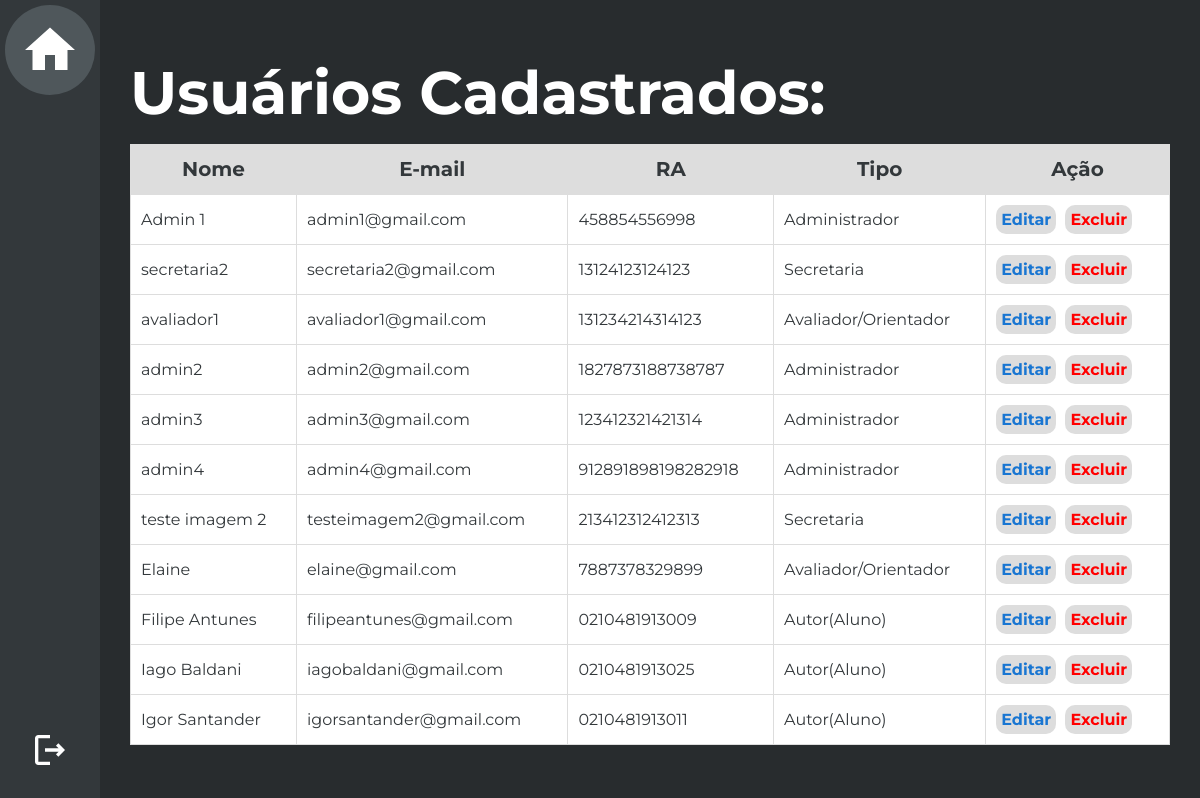
/Edição de usuário/Admin/UsuariosCadastrados.php?id=18 (signed in), run on the app's committed database.
### tables this page shows
CREATE TABLE `usuario` (
  `cod_usuario` smallint(4) NOT NULL,
  `nome` varchar(50) NOT NULL,
  `senha` varchar(32) NOT NULL,
  `cpf` varchar(50) NOT NULL DEFAULT '',
  `email` varchar(50) NOT NULL,
  `matricula` varchar(50) NOT NULL DEFAULT '',
  `tipo` int(11) NOT NULL DEFAULT 0,
  `curso` int(11) NOT NULL,
  `datacadastro` date DEFAULT NULL,
  `diretorio_imagem` varchar(70) NOT NULL
);

### Edição de usuário/Admin/UsuariosCadastrados.php (the view, shortened to what this page needs)
<?php
    include("../../conexao.php");
    $id_usuario = intval($_GET['id']);
    $sql_code = "SELECT * FROM usuario";
    $sql_query = $mysqli->query($sql_code) or die($mysqli->error);
    $linha = $sql_query->fetch_assoc();
?>
<html>
    <head>
        <link rel="stylesheet" type="text/css" href="../styleTabelaUsuarios.css"/>
    </head>
    <body>
        <aside>
            <div class="menu">
                <div class="menu-box home" id="home"><a href="javascript:history.back()">
                    <div class="home-img"> <img src="../../Imagens/home-white-18dp.svg" height="60px"/> </div>
                </a></div>
                <div class="menu-box" id="logout"><a href="../../logout.php">
                    <img src="../../Imagens/logout-white-18dp.svg" height="40px"/>
                </a></div>
            </div>
        </aside>
        <main>
            <div class="principal">
                <div class="filler"></div>
                <div class="container">
                    <h1>Usuários Cadastrados:</h1>
                    <table cellpadding=10>
                        <tr class=titulo>
                            <td>Nome</td>
                            <td>E-mail</td>
                            <td>RA</td>
                            <td>Tipo</td>
                            <td>Ação</td>
                        </tr>
                        <?php
                            do{
                        ?>
                        <tr>
                            <td><?php echo $linha['nome']; ?></td>
                            <td><?php echo $linha['email']; ?></td>
                            <td><?php echo $linha['matricula']; ?></td>
                            <td><?php
                                     if($linha['tipo']==1){
                                         echo "Administrador";
                                     }
                                     else if($linha['tipo']==2){
                                        echo "Autor(Aluno)";
                                    }
                                    else if($linha['tipo']==3){
                                        echo "Avaliador/Orientador";
                                    }
                                    else if($linha['tipo']==4){
                                        echo "Secretaria";
                                    }
                                ?></td>
                            <td>
                                <a href="edicaoUsuarioAdmin.php?usuario=<?php echo $linha['cod_usuario']; ?>&id=<?php echo $id_usuario; ?>">Editar</a>
                                <a href="../../Confirmações/confirmExcluir.php?usuario=<?php echo $linha['cod_usuario']; ?>&id=<?php echo $id_usuario;?>">Excluir</a>
                            </td>
                        </tr>
                        <?php } while($linha = $sql_query->fetch_assoc()); ?>
                    </table>
            </div>
        </main>
    </body>
</html>

### Edição de usuário/styleTabelaUsuarios.css (style rules this page uses)
* { font-family: 'Montserrat', sans-serif; box-sizing:border-box; margin: 0; padding: 0; color:white; text-decoration: none; }
main { display: flex }
.menu { position: fixed; display: flex; flex-direction: column; align-items: center; justify-content: space-between; width: 100px; height: 100%; background-color: #33383B; }
.menu-box { font-weight: bold; display: flex; justify-content: center; align-items: center; width: 100%; height: 100px; padding: 30px; cursor: pointer; transition: all linear 0.3s; }
.home-img { display: flex; align-items: center; justify-content: center; background-color: #4F575B; height: 90px; width: 90px; border-radius: 45px; cursor: pointer; }
.principal { height: 100%; flex: 1; display: flex; align-items: center; background-color: #282C2E; }
.filler { width: 100px; height: 100vh; }
.container { display: flex; flex-direction: column; padding:30px; height:100%; width: 1100px; }
.container h1 { font-size: 60px; margin-bottom: 15px; }
table { background-color: #FFF; width: 100%; border-collapse: collapse; border-top-left-radius: 20px; border-top-right-radius: 20px; }
table tr { height: 50px; }
table td { color: #33383B; padding: 10px; border: 1px solid #ddd; }
td a { margin-right: 5px; display: inline-block; color: #1976D2; font-weight: bold; background-color: #ddd; padding: 5px; border-radius: 10px; transition: all linear 0.3s; }
td a:nth-last-child(1) { color: #ff0000; }
.titulo td { font-weight: bold; font-size: 20px; background-color: #ddd; text-align: center; }

### data on the page
usuario: nome "Admin 1", email "admin1@gmail.com", matricula "458854556998", shows "Administrador"
usuario: nome "secretaria2", email "secretaria2@gmail.com", matricula "13124123124123", shows "Secretaria"
usuario: nome "avaliador1", email "avaliador1@gmail.com", matricula "131234214314123", shows "Avaliador/Orientador"
usuario: nome "admin2", email "admin2@gmail.com", matricula "1827873188738787", shows "Administrador"
usuario: nome "admin3", email "admin3@gmail.com", matricula "123412321421314", shows "Administrador"
usuario: nome "admin4", email "admin4@gmail.com", matricula "912891898198282918", shows "Administrador"
usuario: nome "teste imagem 2", email "testeimagem2@gmail.com", matricula "213412312412313", shows "Secretaria"
usuario: nome "Elaine", email "elaine@gmail.com", matricula "7887378329899", shows "Avaliador/Orientador"
usuario: nome "Filipe Antunes", email "filipeantunes@gmail.com", matricula "0210481913009", shows "Autor(Aluno)"
usuario: nome "Iago Baldani", email "iagobaldani@gmail.com", matricula "0210481913025", shows "Autor(Aluno)"
usuario: nome "Igor Santander", email "igorsantander@gmail.com", matricula "0210481913011", shows "Autor(Aluno)"
